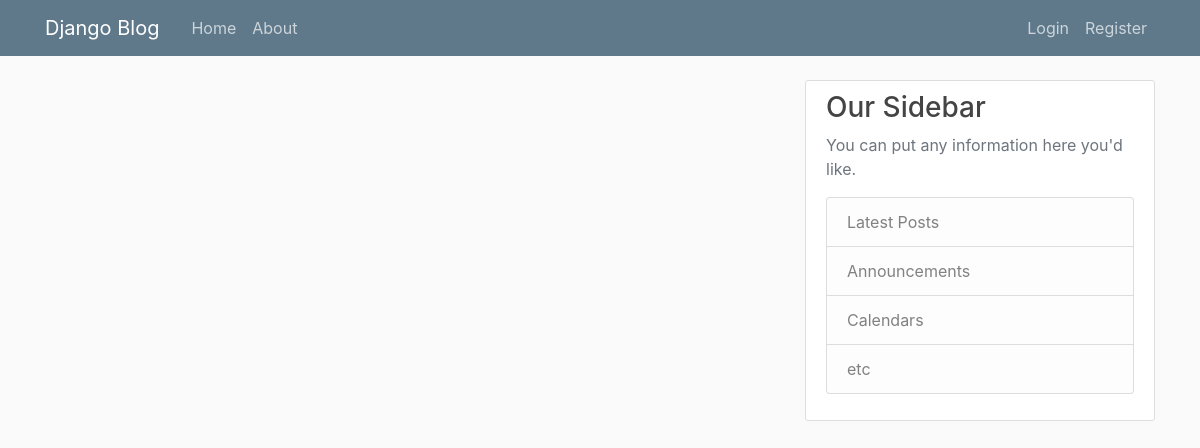
The app's page /, older data.
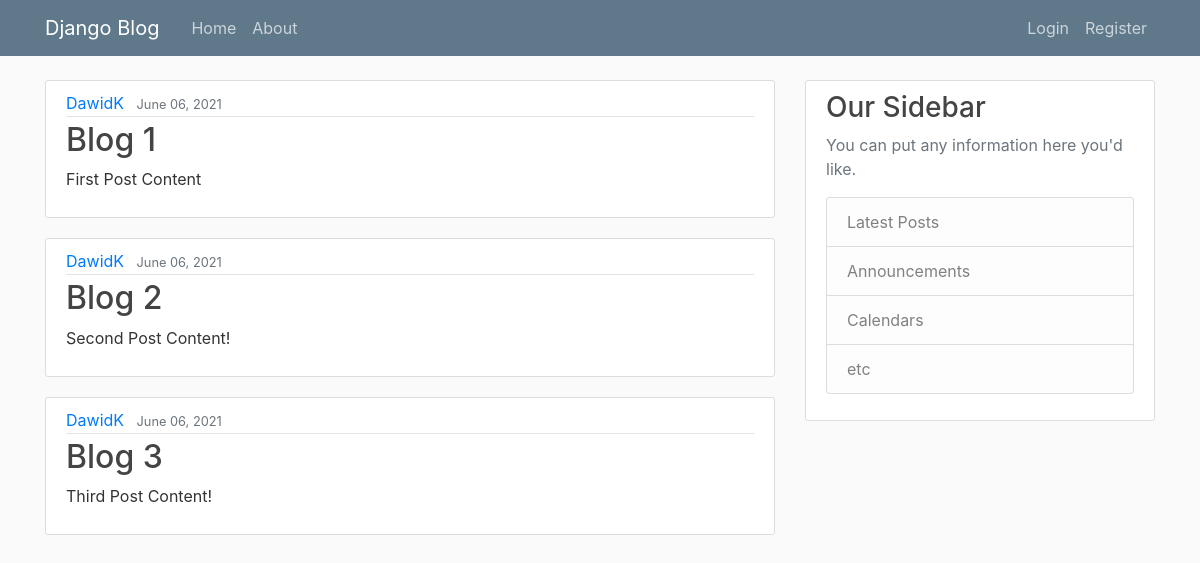
The same page, newer data.
### blog_app/models.py (models this page shows, shortened)
class Post(models.Model):
    title = models.CharField(max_length=50)
    content = models.TextField()
    date_posted = models.DateTimeField(auto_now_add=True)  # default
    author = models.ForeignKey(User, on_delete=models.CASCADE)

### blog_app/views.py (the view)
# urls.py: path('', views.home, name='blog_app-home'),
def home(request):
	context = {
		'posts': Post.objects.all(),
	}
	return render(request, 'blog_app/home.html', context)

### blog_app/templates/blog_app/home.html (shortened to what this page needs)
{% extends 'blog_app/base.html' %}
{% block content %}
    {% for post in posts %}
        <article class="media content-section">
            <div class="media-body">
                <div class="article-metadata">
                    <a class="mr-2" href="#">{{ post.author }}</a>
                    <small class="text-muted">{{ post.date_posted|date:'F d, Y' }}</small>
                </div>
                <h2><a class="article-title" href="#">{{ post.title }}</a></h2>
                <p class="article-content">{{ post.content }}</p>
            </div>
        </article>
    {% endfor %}
{% endblock %}

### blog_app/templates/blog_app/base.html (shortened to what this page needs)
{% load static %}
<!DOCTYPE html>
<html lang="en">
<head>
    <link rel="stylesheet" href="https://maxcdn.bootstrapcdn.com/bootstrap/4.0.0/css/bootstrap.min.css"
>
    <link rel="stylesheet" href="{% static 'blog_app/main.css' %}">
</head>
<body>
<header class="site-header">
    <nav class="navbar navbar-expand-md navbar-dark bg-steel fixed-top">
        <div class="container">
            <a class="navbar-brand mr-4" href="{% url 'blog_app-home' %}">Django Blog</a>
            <div class="collapse navbar-collapse" id="navbarToggle">
                <div class="navbar-nav mr-auto">
                    <a class="nav-item nav-link" href="{% url 'blog_app-home' %}">Home</a>
                    <a class="nav-item nav-link" href={% url 'blog_app-about' %}>About</a>
                </div>
                <div class="navbar-nav">
                    {% if user.is_authenticated %}
                        <a class="nav-item nav-link" href="{% url 'profile' %}">Profile</a>
                        <a class="nav-item nav-link" href="{% url 'logout' %}">Logout</a>
                    {% else %}
                        <a class="nav-item nav-link" href="{% url 'login' %}">Login</a>
                        <a class="nav-item nav-link" href="{% url 'register' %}">Register</a>
                    {% endif %}
                </div>
            </div>
        </div>
    </nav>
</header>
<main role="main" class="container">
    <div class="row">
        <div class="col-md-8">
            {% block content %}{% endblock %}
        </div>
        <div class="col-md-4">
            <div class="content-section">
                <h3>Our Sidebar</h3>
                <p class='text-muted'>You can put any information here you'd like.
                <ul class="list-group">
                    <li class="list-group-item list-group-item-light">Latest Posts</li>
                    <li class="list-group-item list-group-item-light">Announcements</li>
                    <li class="list-group-item list-group-item-light">Calendars</li>
                    <li class="list-group-item list-group-item-light">etc</li>
                </ul>
                </p>
            </div>
        </div>
    </div>
</main>
</body>
</html>

### blog_app/static/blog_app/main.css (style rules this page uses)
* { margin: 0; padding: 0; box-sizing: 0; }
body { background: #fafafa; color: #333333; margin-top: 5rem; }
h1, h2, h3, h4, h5, h6 { color: #444444; }
ul { margin: 0; }
.bg-steel { background-color: #5f788a; }
.site-header .navbar-nav .nav-link { color: #cbd5db; }
.content-section { background: #ffffff; padding: 10px 20px; border: 1px solid #dddddd; border-radius: 3px; margin-bottom: 20px; }
.article-title { color: #444444; }
.article-content { white-space: pre-line; }
.article-metadata { padding-bottom: 1px; margin-bottom: 4px; border-bottom: 1px solid #e3e3e3 }

Row changes from the older to the newer data that the page shows:
added Post: author "DawidK", date_posted "June 06, 2021", title "Blog 1", content "First Post Content"
added Post: author "DawidK", date_posted "June 06, 2021", title "Blog 2", content "Second Post Content!"
added Post: author "DawidK", date_posted "June 06, 2021", title "Blog 3", content "Third Post Content!"
